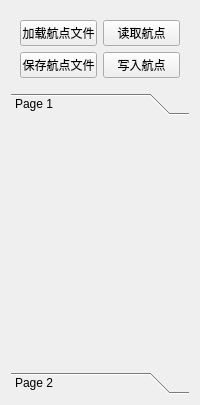
<?xml version="1.0" encoding="UTF-8"?>
<ui version="4.0">
 <class>WayPointWgt</class>
 <widget class="QWidget" name="WayPointWgt">
  <property name="geometry">
   <rect>
    <x>0</x>
    <y>0</y>
    <width>200</width>
    <height>405</height>
   </rect>
  </property>
  <property name="sizePolicy">
   <sizepolicy hsizetype="Preferred" vsizetype="Expanding">
    <horstretch>0</horstretch>
    <verstretch>0</verstretch>
   </sizepolicy>
  </property>
  <property name="minimumSize">
   <size>
    <width>200</width>
    <height>0</height>
   </size>
  </property>
  <property name="maximumSize">
   <size>
    <width>200</width>
    <height>16777215</height>
   </size>
  </property>
  <property name="windowTitle">
   <string>Form</string>
  </property>
  <layout class="QVBoxLayout" name="verticalLayout">
   <item>
    <widget class="QWidget" name="widget" native="true">
     <property name="styleSheet">
      <string notr="true"/>
     </property>
     <layout class="QVBoxLayout" name="verticalLayout_2">
      <item>
       <layout class="QHBoxLayout" name="horizontalLayout">
        <item>
         <widget class="QPushButton" name="pushButton">
          <property name="text">
           <string>加载航点文件</string>
          </property>
         </widget>
        </item>
        <item>
         <widget class="QPushButton" name="pushButton_2">
          <property name="text">
           <string>读取航点</string>
          </property>
         </widget>
        </item>
       </layout>
      </item>
      <item>
       <layout class="QHBoxLayout" name="horizontalLayout_2">
        <item>
         <widget class="QPushButton" name="pushButton_4">
          <property name="text">
           <string>保存航点文件</string>
          </property>
         </widget>
        </item>
        <item>
         <widget class="QPushButton" name="pushButton_3">
          <property name="text">
           <string>写入航点</string>
          </property>
         </widget>
        </item>
       </layout>
      </item>
     </layout>
    </widget>
   </item>
   <item>
    <widget class="QToolBox" name="toolBox">
     <property name="currentIndex">
      <number>0</number>
     </property>
     <widget class="QWidget" name="page">
      <property name="geometry">
       <rect>
        <x>0</x>
        <y>0</y>
        <width>182</width>
        <height>255</height>
       </rect>
      </property>
      <attribute name="label">
       <string>Page 1</string>
      </attribute>
     </widget>
     <widget class="QWidget" name="page_2">
      <property name="geometry">
       <rect>
        <x>0</x>
        <y>0</y>
        <width>182</width>
        <height>255</height>
       </rect>
      </property>
      <attribute name="label">
       <string>Page 2</string>
      </attribute>
     </widget>
    </widget>
   </item>
  </layout>
 </widget>
 <resources/>
 <connections/>
</ui>
